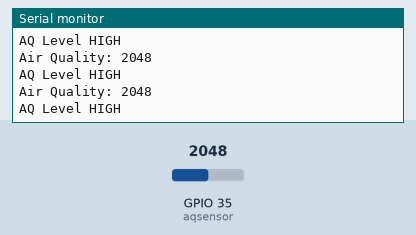
Bench run of a program on a simulated ESP32. Shown: the last lines printed to the serial monitor. The inputs (shaded band) are chosen by the test bench; at power-on: GPIO 35 (aqsensor) = 2048.

Above: at 1.3 s.
1.4 s: GPIO 35 (aqsensor) set to 261
At 1.9 s:
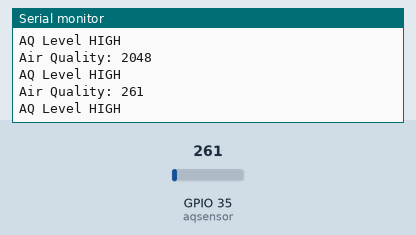
2.9 s: GPIO 35 (aqsensor) set to 229
At 3.4 s:
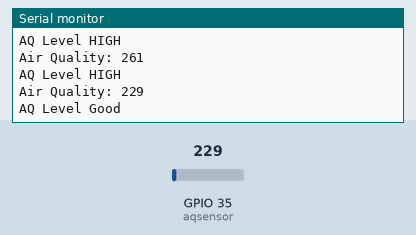
Timing chart, 0 to 5.9 s (numbered marks = the images above; inputs shaded):
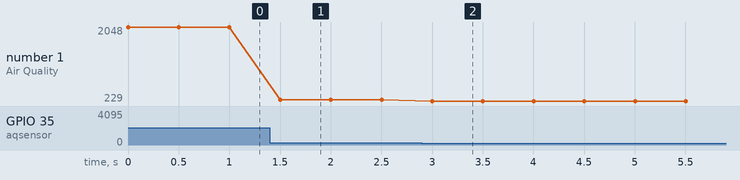

Measured:
- the behaviour switches between 251 and 250 on GPIO 35 (aqsensor) (found by bisection; images 1 and 2)
- after the input at 1.4 s, the serial monitor: prints a new line after 0.10 s (image 1)
- after the input at 2.9 s, the serial monitor: prints a new line after 0.10 s (image 2)
- plotted number 1: 2048 → 261 after the input at 1.4 s, 261 → 229 after the input at 2.9 s

The program:

main.cpp
```cpp
#include <Arduino.h>    //Header file for LCD
const int rs=12, en=11, d4=5, d5=4, d6=3, d7=2; //pins of LCD connected to Arduino


const int aqsensor = 35;  //output of mq135 connected to A0 pin of Arduino
int threshold = 250;      //Threshold level for Air Quality

void setup() {
     // led is connected as output from Arduino
  pinMode (aqsensor,INPUT); // MQ135 is connected as INPUT to arduino

  Serial.begin (115200);      //begin serial communication with baud rate of 9600
}

void loop() {

  int ppm = analogRead(aqsensor); //read MQ135 analog outputs at A0 and store it in ppm

  Serial.print("Air Quality: ");  //print message in serail monitor
  Serial.println(ppm);            //print value of ppm in serial monitor

  if (ppm > threshold)            // check is ppm is greater than threshold or not
    {
      Serial.println("AQ Level HIGH");
    }
  else
    {
      Serial.println("AQ Level Good");
    }
  delay (500);
}
```
